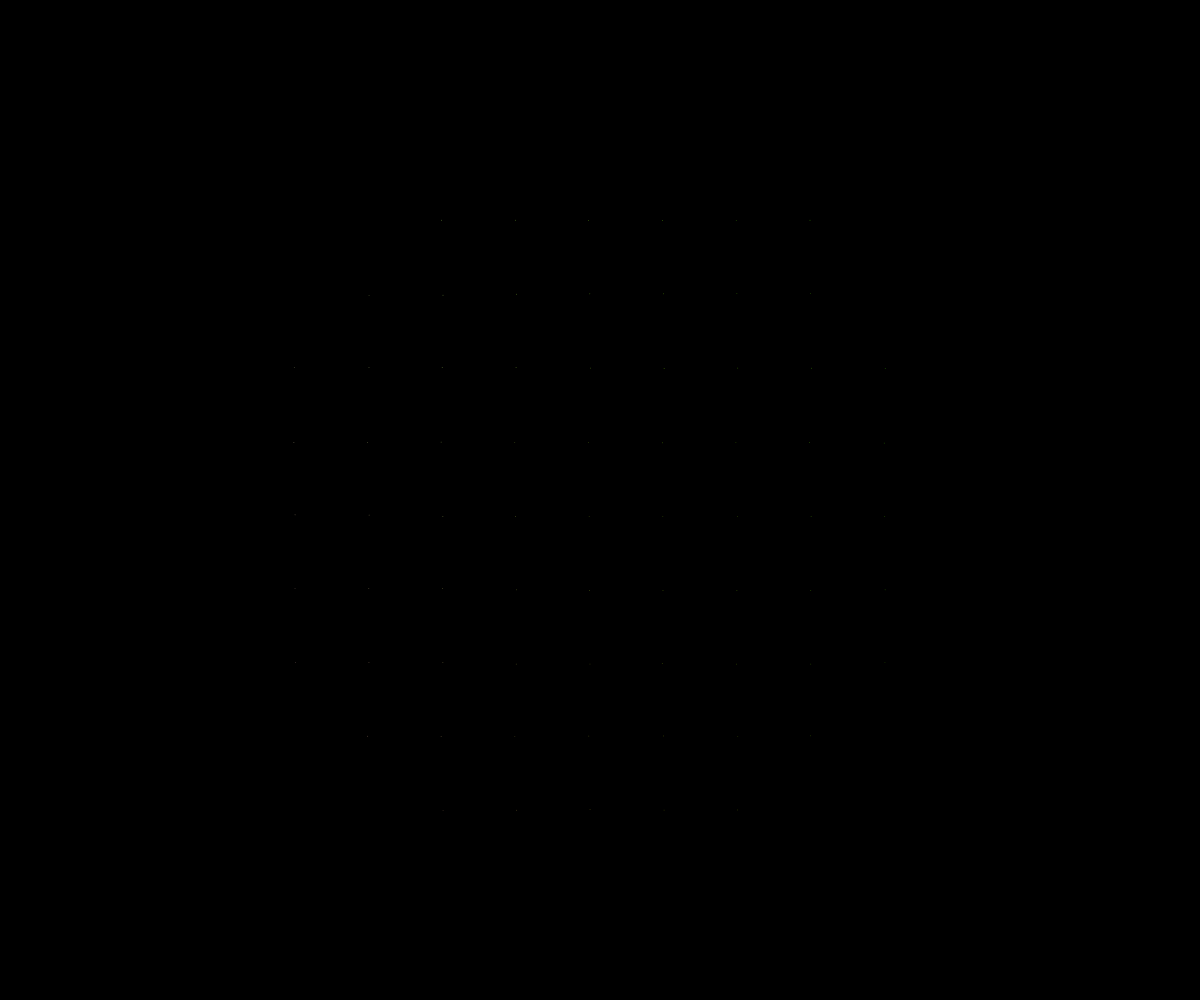
Frame 1 (no input)
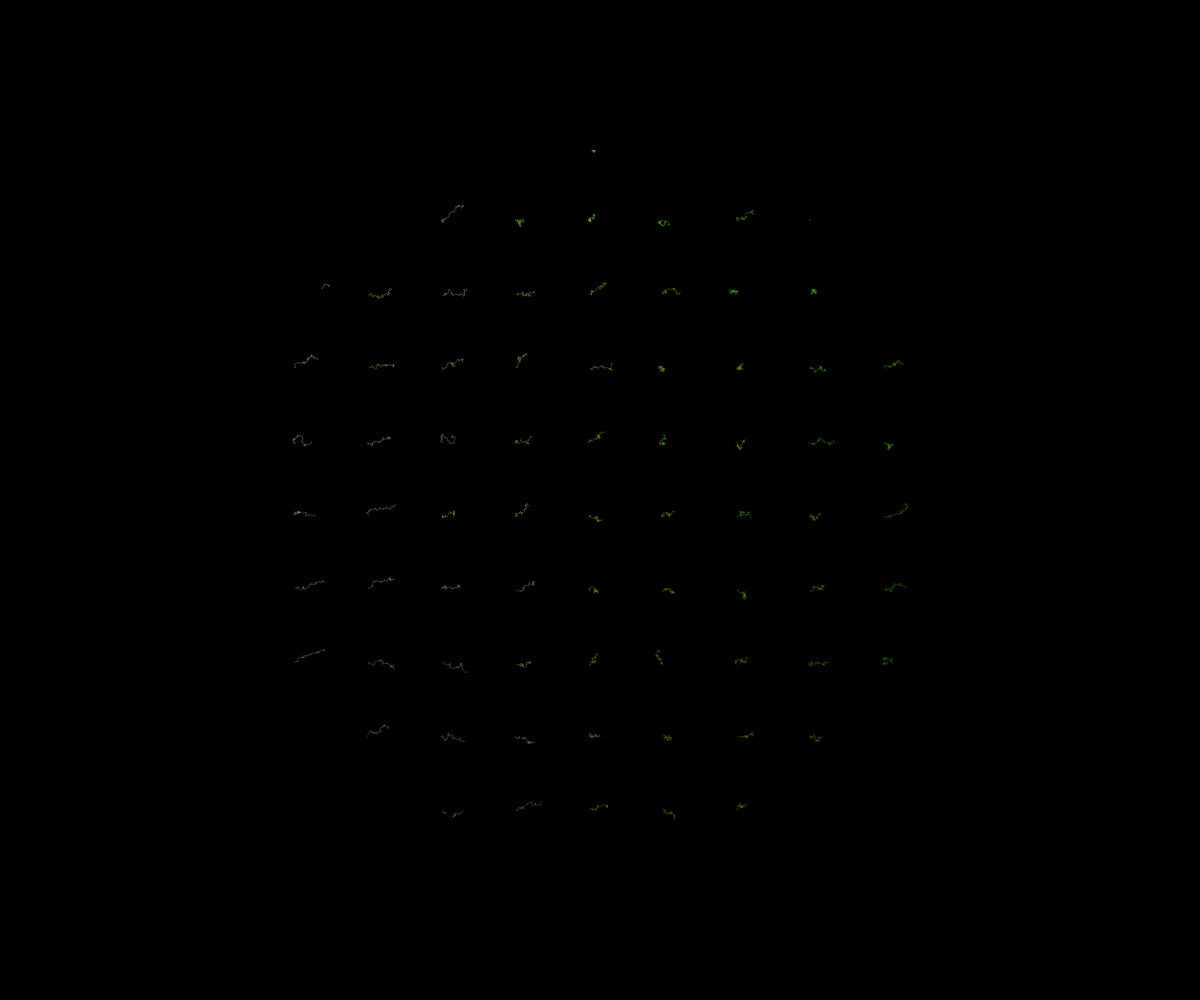
Frame 60 (no input)
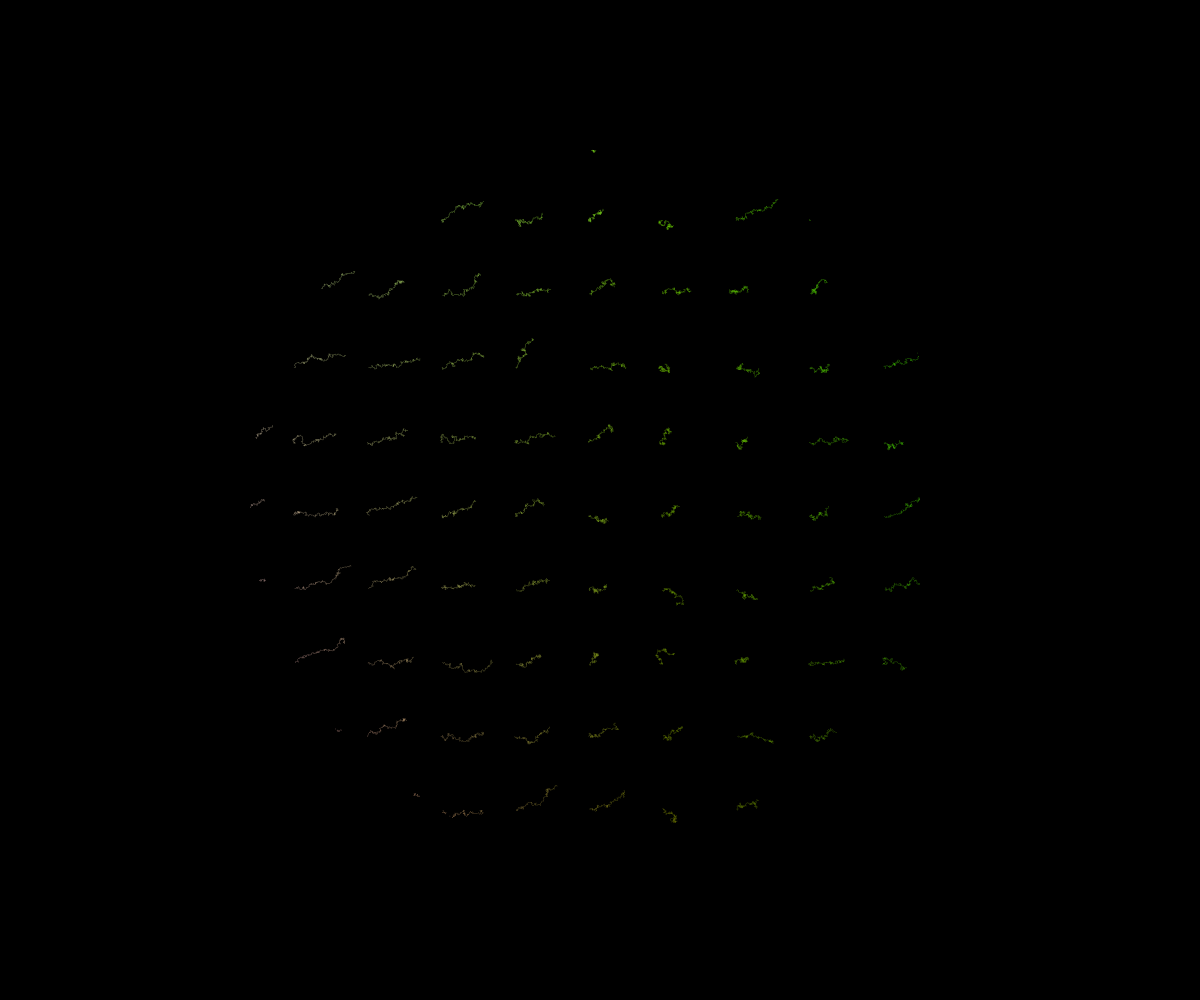
Frame 120 (the mouse pressed at the canvas centre since frame 60)

The p5.js sketch that drew these frames (run headless with seeded random() and noise() and a simulated clock; from frame 60 on, the mouse is pressed at the canvas centre):

// p5.js sketch
// ── sketch.js
var points = []
var mult 


var r1
var r2
var g1
var g2
var b1
var b2


function setup() {
  createCanvas(windowWidth, windowHeight);
  background (0)
  angleMode(DEGREES)
  noiseDetail(10) 
  var density = random(12,18)
  var space = width / density
  
  for (var x = 0 ; x < width; x += space) {
    for (var y = 0; y < height; y += space)  {
      var p = createVector(x,y)
      points.push(p)
    }
  }
  
  shuffle(points,true)
  
  
  r1 = random(255)
  r2 = random(255)
  g1 = random(255)
  g2 = random(255)
  b1 = random(255)
  b2 = random(255)
  
  mult = random (0.002 , 0.01)
}

function draw() {
noStroke()



for (var i=0; i < points.length; i++) {
  var r = map(points[i].x,0,width,r1,r2)
  var g = map(points[i].y,5,height,g1,g2)
  var b = map(points[i].x,0,width/2,b1,b2)
  var alpha = map(dist(width/2, height/2, points[i].x , points[i].y),0,50,50,0)
  fill (r,g,b)
  
  var angle = map(noise(points[i].x*mult/2, points[i].y / mult/5), 0, 1, 0, random(650,750))
                 
                 points[i].add(createVector(cos(angle), sin(angle)))
  
  if (dist(width /2, height /2, points[i].x, points[i].y)<350) {
      ellipse(points[i].x, points[i].y,0.7)

  }
}}
